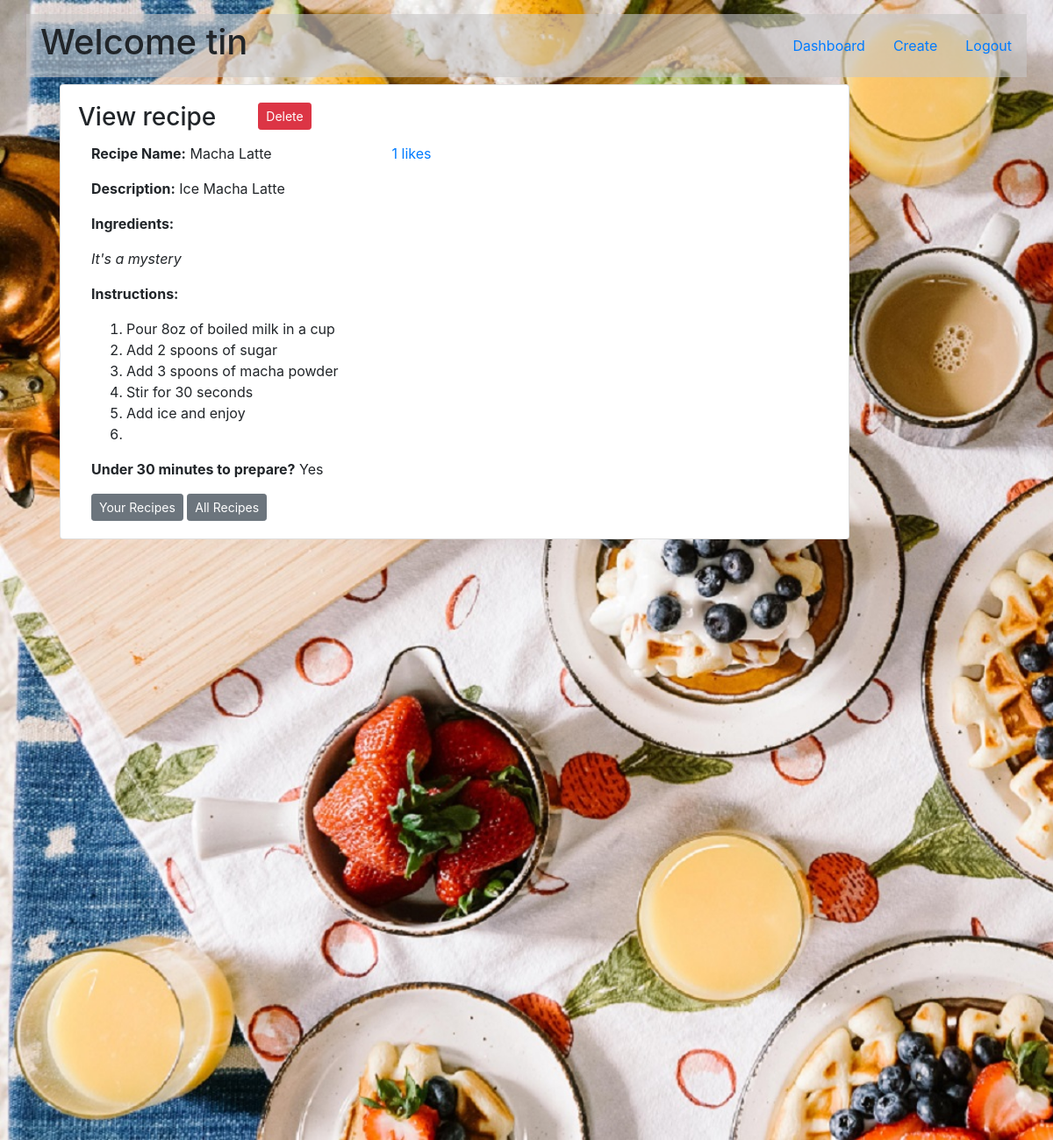
The app's page /instruction/2 (signed in) with its own data.
### models.py (models this page shows)
class User(db.Model):
    id = db.Column(db.Integer, primary_key=True, autoincrement=True)
    user_name = db.Column(db.String(45), nullable=False)
    email = db.Column(db.String(45), nullable=False)
    location = db.Column(db.String(45), nullable=False)
    hashed_pw = db.Column(db.String(60), nullable=False)
    birthdate = db.Column(db.String(15), nullable=False)
    created_at = db.Column(db.DateTime, server_default=func.now())
    updated_at = db.Column(
        db.DateTime, server_default=func.now(), onupdate=func.now())
    recipes_this_user_likes = db.relationship('Recipe', secondary=likes_table)

class Recipe(db.Model):
    id = db.Column(db.Integer, primary_key=True, autoincrement=True)
    name = db.Column(db.String(100), nullable=False)
    description = db.Column(db.Text, nullable=False)
    ingredients = db.Column(db.Text(), nullable=False)
    instructions = db.Column(db.Text, nullable=False)
    under30 = db.Column(db.String(3), default="Yes", nullable=False)
    author_id = db.Column(db.Integer, db.ForeignKey('user.id'), nullable=False)
    author = db.relationship('User', foreign_keys=[
                             author_id], backref='recipes', lazy=True)
    users_who_like_this_recipe = db.relationship('User', secondary=likes_table)

### controller_functions.py (the view)
def display_instruction(recipe_id):
    if session['userID']:
        user = User.query.get(session['userID'])
        recipe = Recipe.query.get(recipe_id)
        liked_recipes = []
        been_liked = False
        for recipe_user_liked in user.recipes_this_user_likes:
            liked_recipes.append(recipe_user_liked.id)
            if recipe_user_liked.id == recipe.id:
                been_liked = True
        return render_template('display_instruction.html', user=user, recipe=recipe, liked_recipes=liked_recipes, been_liked=been_liked)
    else:
        return redirect('/')

### templates/display_instruction.html (shortened to what this page needs)
<!DOCTYPE html>
<html class="no-js">
  <head>
    <link
      rel="stylesheet"
      href="https://stackpath.bootstrapcdn.com/bootstrap/4.1.3/css/bootstrap.min.css"
    />
    <link
      rel="stylesheet"
      type="text/css"
      href="{{ url_for('static', filename='styles/index.css') }}"
    />
  </head>
  <body>
    <div class="instructions pb-5">
      <div class="container pt-3">
        <nav class="navbar row transparent">
          <h1>Welcome {{ user.user_name }}</h1>
          <div class="text-right row">
            <a href="/dashboard" class="nav-link">Dashboard</a>
            <a href="/create" class="nav-link">Create</a>
            <a href="/logout" class="nav-link">Logout</a>
          </div>
        </nav>
        <div class="container">
          <div class="card card col-md-10 m-2 recipe-instruction">
            <div class="card-body">
              <div class="row">
                <h3 class="card-title mr-5">View recipe</h3>
                {% if recipe.author_id != user.id %} {% if been_liked %}
                <form
                  id="unlikeForm"
                  action="/unlike"
                  method="POST"
                  class="d-inline mt-0"
                >
                  <input
                    type="text"
                    name="recipe_id"
                    value="{{ recipe.id }}"
                    class="unlike_input"
                  />
                  <button
                    type="submit"
                    class="btn btn-sm btn-warning"
                    id="unliked"
                  >
                    Unlike
                  </button>
                </form>
                {% else %}
                <form
                  id="likeForm"
                  action="/like"
                  method="POST"
                  class="d-inline mt-0"
                >
                  <input
                    type="text"
                    name="recipe_id"
                    value="{{ recipe.id }}"
                    class="like_input"
                  />
                  <button type="submit" class="btn btn-sm btn-info" id="liked">
                    Like
                  </button>
                </form>
                {% endif %} {% else %}
                <div class="d-inline mt-0">
                  <a
                    href="{{ recipe.id }}/delete"
                    class="btn btn-sm btn-danger mb-0"
                    >Delete</a
                  >
                </div>
                {% endif %}
              </div>
              <div class="row">
                <p class="col-md-5">
                  <strong>Recipe Name:</strong> {{ recipe.name }}
                </p>
                <p class="text-primary">{{ liked_recipes | length }} likes</p>
              </div>
              <div>
                <p><strong>Description:</strong> {{ recipe.description }}</p>
              </div>
              <div>
                <p><strong>Ingredients:</strong></p>
                {% if recipe.ingredients %}
                <ol>
                  {% for item in recipe.ingredients.split(",") %}
                  <li>{{ item }}</li>
                  {% endfor %}
                </ol>
                {% else %}
                <p><i>It's a mystery</i></p>
                {% endif %}
              </div>
              <div>
                <p><strong>Instructions:</strong></p>
                <ol>
                  {% for step in recipe.instructions.split(".") %}
                  <li>{{ step }}</li>
                  {% endfor %}
                </ol>
              </div>
              <div>
                <p>
                  <strong>Under 30 minutes to prepare?</strong>
                  {{ recipe.under30 }}
                </p>
              </div>
              <a href="/review" class="btn btn-sm btn-secondary" type="submit">
                Your Recipes
              </a>
              <a
                href="/all_recipes"
                class="btn btn-sm btn-secondary"
                type="submit"
              >
                All Recipes
              </a>
            </div>
          </div>
        </div>
      </div>
    </div>
  </body>
</html>

### static/styles/index.css (style rules this page uses)
.transparent { background: rgba(201, 199, 199, 0.6); }
.instructions { height: 1300px; background-image: url("../img/muffin-egg-breakfast.jpg"); background-size: cover; }
.recipe-instruction { -webkit-animation-name: moveInLeft; animation-name: moveInLeft; -webkit-animation-duration: 1s; animation-duration: 1s; -webkit-animation-timing-function: ease-out; animation-timing-function: ease-out; }

### records on screen
User: user_name "tin"
Recipe: name "Macha Latte", description "Ice Macha Latte", under30 "Yes"

### other values on screen
{{ liked_recipes | length }} "1"
{{ step }} "Pour 8oz of boiled milk in a cup" "Add 2 spoons of sugar" "Add 3 spoons of macha powder" "Stir for 30 seconds" "Add ice and enjoy"
